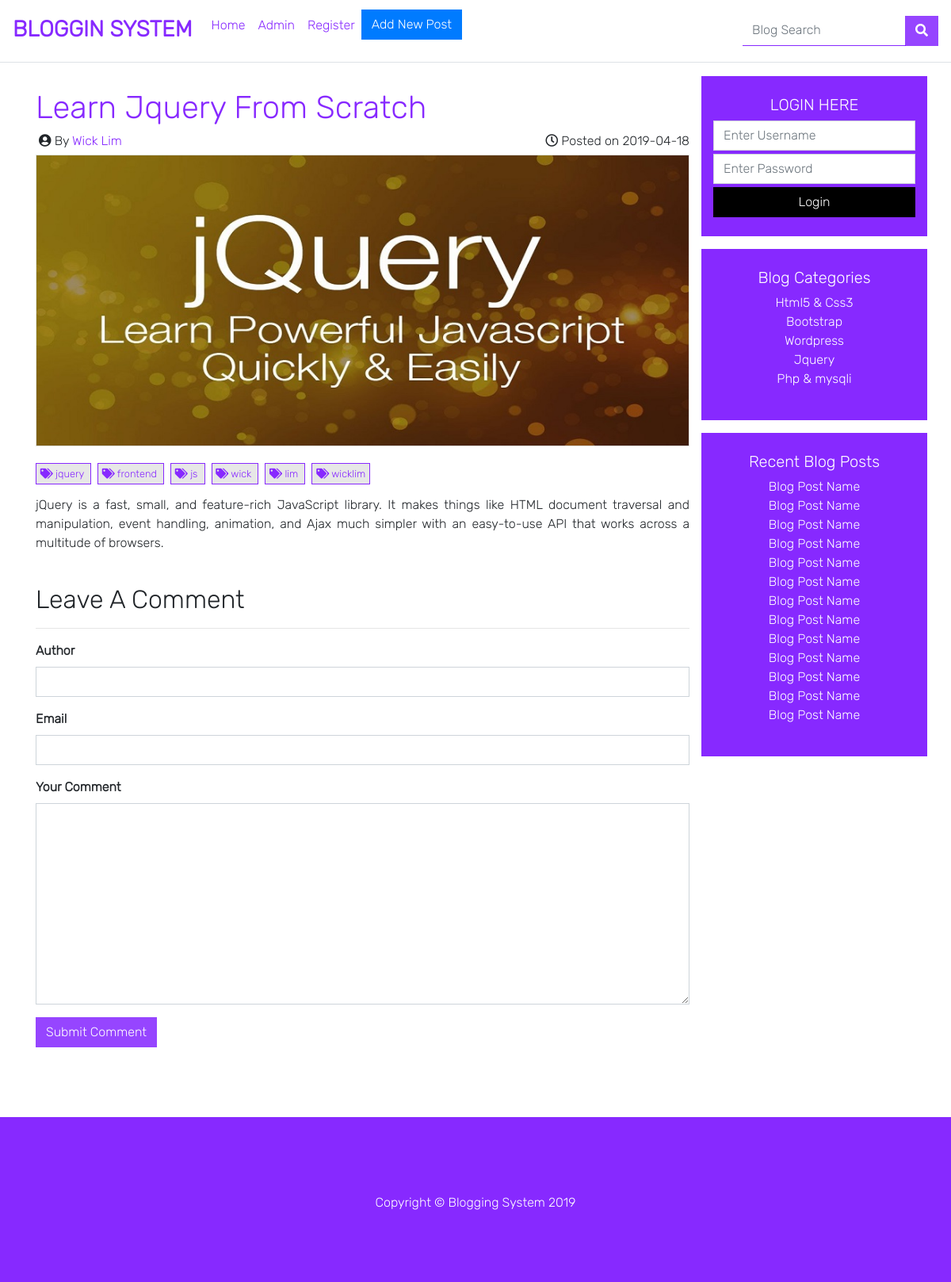
The page /post.php?p_id=51 on the database its author committed.
### tables this page shows
CREATE TABLE `posts` (
  `post_id` int(3) NOT NULL,
  `post_category_id` int(3) NOT NULL,
  `post_title` varchar(255) NOT NULL,
  `post_author` varchar(255) NOT NULL,
  `post_date` date NOT NULL,
  `post_image` text NOT NULL,
  `post_content` text NOT NULL,
  `post_tags` varchar(500) NOT NULL,
  `post_comment_count` int(11) NOT NULL,
  `post_status` varchar(255) NOT NULL DEFAULT 'draft',
  `post_views_count` int(11) NOT NULL
);

CREATE TABLE `categories` (
  `cat_id` int(3) NOT NULL,
  `cat_title` varchar(255) NOT NULL
);

### post.php (the view, shortened to what this page needs)
<?php
    include "includes/db.php";
    include "includes/header.php";
?>
        <?php include "includes/navigation.php"; ?>
    <br><br><br><br>
    <section class="container">
        <div class="row">
            <div class="col-md-9">
                    <div class="blog-posts">
                        <?php
                            if(isset($_GET['p_id'])){
                                $get_post_id = $_GET['p_id'];
                            $query = "SELECT * FROM posts WHERE post_id=$get_post_id";
                            $select_all_posts = mysqli_query($connection, $query);
                            while($row = mysqli_fetch_assoc($select_all_posts)){
                                $post_title = $row['post_title'];
                                $post_author = $row['post_author'];
                                $post_date = $row['post_date'];
                                $post_image = $row['post_image'];
                                $post_content = $row['post_content'];
                                $post_tags = $row['post_tags'];
                        ?>
                            <div class="row mb-4 mt-3">
                                <div class="col-md-12">
                                    <h1 class="display-5"><a href="post.php?p_id=<?php echo @($post_id); ?>" class="link-custom"><?php echo $post_title; ?></a></h1>
                                    <div class="row">
                                        <div class="col-md-6 text-left">
                                            <h6 class="pl-1"><i class="fas fa-user-circle"></i> By <a href="search.php?author=<?php echo $post_author; ?>" class="link-custom"><?php echo $post_author; ?></a></h6>
                                        </div>
                                        <div class="col-md-6 text-right">
                                            <h6><i class="far fa-clock"></i> Posted on <?php echo $post_date; ?></h6>
                                        </div>
                                    </div>
                                    <div class="row">
                                        <div class="col-md-12">
                                            <img src="img/<?php echo $post_image; ?>" class="img-thumbnail" alt="">
                                        </div>
                                    </div>
                                    <div class="row mt-3 mb-2">
                                        <div class="col-md-10 font-small" style="line-height:3">
                                            <?php
                                                $tags = explode(", ",$post_tags);
                                                foreach($tags as $key => $tag){
                                            ?>
                                            <a href="search.php?tag=<?php echo $tag; ?>" class="link-custom1 mr-2">
                                                <i class="fas fa-tags"></i> <?php echo $tag; ?>
                                            </a>
                                            <?php
                                                }
                                            ?>
                                        </div>
                                    </div>
                                    <div class="row">
                                        <div class="col-md-12">
                                            <p class="text-justify">
                                                <?php echo $post_content; ?>
                                            </p>
                                        </div>
                                    </div>
                                    <?php
                            }
                        }else{
                                header("location:index.php");
                            }
                                    ?>
                                    <div class="row mt-4">
                                        <div class="col-md-12">
                                            <div class="row">
                                                <div class="col-md-12">
                                                <h2>Leave A Comment</h2><hr>
                                                    <form action="" method="post">
                                                    <div class="form-group">
                                                        <label for="comment_author"><strong>Author</strong></label>
                                                        <input type="text" class="form-control" name="comment_author">
                                                    </div>
                                                    <div class="form-group">
                                                        <label for="comment_email"><strong>Email</strong></label>
                                                        <input type="text" class="form-control" name="comment_email">
                                                    </div>
                                                    <div class="form-group">
                                                        <label for="comment_content"><strong>Your Comment</strong></label>
                                                        <textarea class="form-control" name="comment_content" col="30" rows="10"></textarea>
                                                    </div>
                                                    <div class="form-group">
                                                        <input type="submit" name="create_comment" class="btn btn-voilet" value="Submit Comment">
                                                    </div>
                                                    </form>
                                                </div>
                                            </div>
                                        </div>
                                    </div>
                                </div>
                            </div>
                    </div>
            </div>
                <?php include "includes/sidebar.php"; ?>
        </div>
    </section>
<?php include "includes/footer.php"; ?>

### includes/blogCategoriesWidget.php
<?php if(isset($_SESSION['user_role'])): ?>
    <div class="row">
        <div class="col-md-12 bg-voilet text-white pt-4 pb-4 text-center">
            <h4>Logged in as <?php echo $_SESSION['username']; ?></h4>
            <a href="includes/logout.php" style="border: 1px solid black;" class="btn btn-voilet">Logout</a>
        </div>
    </div>
<?php else: ?>
    <div class="row">
        <div class="col-md-12 bg-voilet text-white pt-4 pb-4 text-center">
            <h5>LOGIN HERE</h5>
            <form action="includes/login.php" method="post" class="form">
                <input type="text" name="username" placeholder="Enter Username" class="form-control">
                <input type="password" name="password" placeholder="Enter Password" class="form-control mt-1">
                <input type="submit" name="login" value="Login" class="btn btn-primary btn-block btn-black mt-1">
            </form>
        </div>
    </div>
<?php endif; ?>
<div class="row mt-3">
    <div class="col-md-12 bg-voilet text-white pt-4 pb-4 text-center">
        <h5>Blog Categories</h5>
        <ul type="none" class="pl-0">
            <?php
                $query = "SELECT * FROM categories";
                $select_categories_for_sidebar = mysqli_query($connection, $query);
                while($row = mysqli_fetch_assoc($select_categories_for_sidebar)){
                    $cat_id = $row['cat_id'];
                    $cat_title = $row['cat_title'];
                    echo "<li><a href='category.php?category_id=$cat_id'>" . ucfirst($cat_title) . "</a></li>";
                }
            ?>
        </ul>
    </div>
</div>

### rows shown on the page
posts: post_title "Learn Jquery From Scratch", post_author "Wick Lim", post_date "2019-04-18", post_image (picture), post_tags "jquery", post_tags "frontend", post_tags "js", post_tags "wick", post_tags "lim", post_tags "wicklim", post_content "jQuery is a fast, small, and feature-rich JavaScript library. It makes things like HTML document traversal and manipulation, event handling, animation, and Ajax much simpler with an easy-to-use API that works across a multitude of browsers."
categories: cat_title "Html5 & Css3"
categories: cat_title "Bootstrap"
categories: cat_title "Wordpress"
categories: cat_title "Jquery"
categories: cat_title "Php & mysqli"
